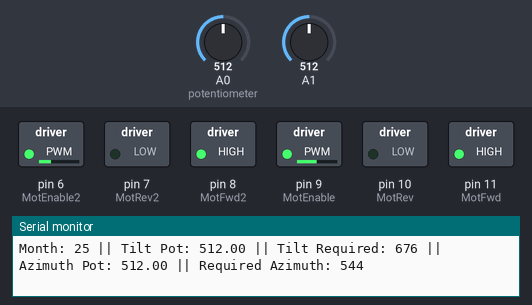
This sketch was run on a simulated Arduino Uno, built with avr-gcc and run on an emulated ATmega328P. Shown: switched loads named in the sketch (green lamp = pin HIGH), the last lines printed to the serial monitor. The test bench sets the inputs (shaded band); at power-on: A0 (potentiometer) = 512, A1 = 512. The local clock reads 2024-03-15 10:24:30 at power-on unless the sketch sets it.

Above: at 1.2 s.
1.3 s: A0 (potentiometer) set to 636
At 2.5 s:
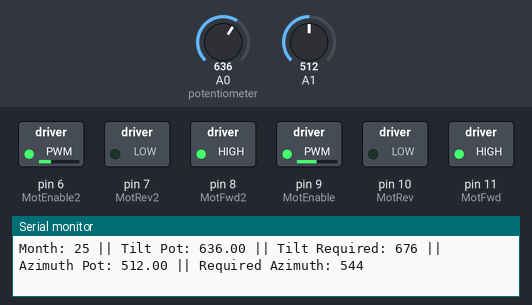
2.9 s: A0 (potentiometer) set to 652
At 5.1 s:
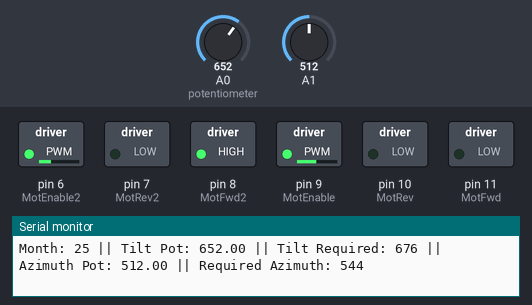
5.4 s: A1 set to 520
At 6.7 s:
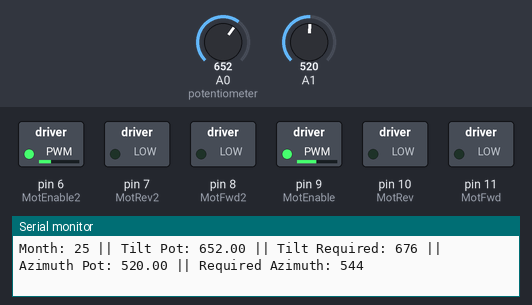
8.4 s: A1 set to 1023
At 9.3 s:
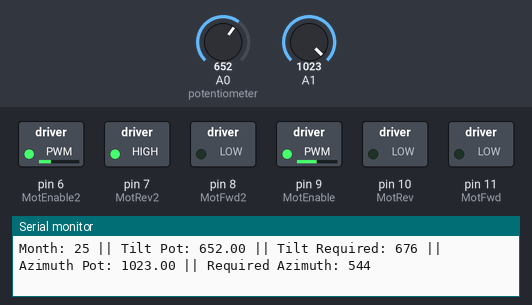
9.9 s: A0 (potentiometer) set to 1023
At 11.0 s:
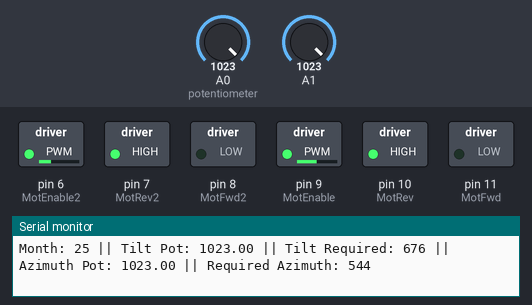
11.4 s: A0 (potentiometer) set to 1007
14.4 s: A0 (potentiometer) set to 991
Timing chart, 0 to 17.4 s (numbered marks = the images above; inputs shaded):
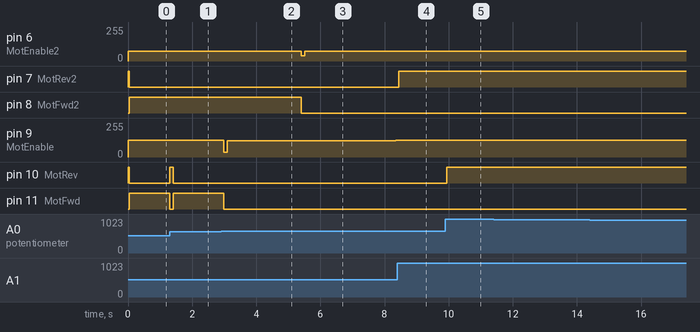

Measured:
- the behaviour switches between 651 and 652 on A0 (potentiometer) (found by bisection; images 1 and 2)
- the behaviour switches between 519 and 520 on A1 (found by bisection; images 2 and 3)
- after the input at 1.3 s, pin 10 (MotRev): LOW → HIGH at once, → LOW 0.11 s later; pin 11 (MotFwd): HIGH → LOW at once, → HIGH 0.11 s later
- after the input at 2.9 s, pin 9 (MotEnable): 125/255 → 37/255 after 0.08 s, → 122/255 0.11 s later, → 123/255 0.84 s later; pin 11 (MotFwd): HIGH → LOW after 0.08 s
- after the input at 5.4 s, pin 6 (MotEnable2): 75/255 → 41/255 at once, → 75/255 0.11 s later; pin 8 (MotFwd2): HIGH → LOW at once
- after the input at 8.4 s, pin 7 (MotRev2): LOW → HIGH after 0.05 s
- after the input at 9.9 s, pin 9 (MotEnable): 124/255 → 125/255 at once; pin 10 (MotRev): LOW → HIGH at once

The sketch:

Sun_tracker_PID_with_angle.ino
```cpp
#include <virtuabotixRTC.h>
#include <PID_v1.h>

#define MotEnable 9
#define MotFwd  11
#define MotRev  10

#define MotEnable2 6
#define MotFwd2  8
#define MotRev2  7

virtuabotixRTC myRTC(5, 4, 3);  //rst-->3 dat-->4 clk-->5

int tolerance=25; //Tolerance for potentiometer

int User_Input = 0;   //For getting tilt angles
int User_Input2 = 0;  //For getting azimuth angles

int RPV = 0;          // setpoint required potentiometer value(tilt)
int RPV2 = 0;         // setpoint required potentiometer value(azimuth)

int month_angle[]={59,46,40,27,19,14,17,25,35,48,55,59};  //tilt angles
int month_angle2[]={10,15,20,25,30,35,45,55,65,70,75,85,90}; //azimuth angles

double kp = 5 , ki = 1 , kd = 0.01;     //pid parameters

double input = 0, output = 0, setpoint = 0;
double input2 = 0, output2 = 0, setpoint2 = 0;

PID myPID(&input, &output, &setpoint, kp, ki, kd, DIRECT);     //PID for tilt
PID myPID2(&input2, &output2, &setpoint2, kp, ki, kd, DIRECT);  //PID for azimuth


void setup() {

  //Motor pins:
  pinMode(MotEnable, OUTPUT);
  pinMode(MotFwd, OUTPUT);
  pinMode(MotRev, OUTPUT);
  pinMode(MotEnable2, OUTPUT);
  pinMode(MotFwd2, OUTPUT);
  pinMode(MotRev2, OUTPUT);

  Serial.begin(9600);  //Opening serial port

  myRTC.setDS1302Time(00, 1, 1,7, 13, 8, 2019);   //Date

  TCCR1B = TCCR1B & 0b11111000 | 1;  // set 31KHz to prevent motor noise

  myPID.SetMode(AUTOMATIC);            //set pid in automatic mode
  myPID.SetSampleTime(1);              // refresh rate of pid controller
  myPID.SetOutputLimits(-125, 125);    // this is the max pwm value to move motor

  myPID2.SetMode(AUTOMATIC);
  myPID2.SetSampleTime(1);
  myPID2.SetOutputLimits(-75, 75);
}

void loop() {
  myRTC.updateTime();   //updating time

  myRTC.month-=1;
  User_Input=month_angle[myRTC.month];     //Tilt angles by month
  User_Input2=month_angle2[myRTC.month];   //Azimuth angles by month

  RPV = map (User_Input, 0, 90, 577, 935);    //Mapping potentiometer value
  RPV2 = map (User_Input2, 0, 90, 300, 700);

  setpoint = RPV;      //Setpoint value
  setpoint2 = RPV2;

  input = analogRead(A0) ;     // data from potentiometer
  input2 = analogRead(A1) ;

  myPID.Compute();     // calculate new output
  myPID2.Compute();

  pwmOut(output);
  pwmOut2(output2);

  if(abs(input-RPV)<tolerance){
    finish();

  }
   if(abs(input2-RPV2)<tolerance){
    finish2();
  }

  Serial.print("Month: ");
  Serial.print(User_Input);
  Serial.print(" || ");
  Serial.print("Tilt Pot: ");
  Serial.print(input);
  Serial.print(" || ");
  Serial.print("Tilt Required: ");
  Serial.print(RPV);
  Serial.print(" || ");
  Serial.print("Azimuth Pot: ");
  Serial.print(input2);
  Serial.print(" || ");
  Serial.print("Required Azimuth: ");
  Serial.println(RPV2);


}
//------Motor Control For Tilt Angles------

void pwmOut(int out) {
  if (out > 0) {
    analogWrite(MotEnable, out);
    forward();
  }
  else {
    analogWrite(MotEnable, abs(out));
    reverse();
  }


}

void forward () {
  digitalWrite(MotFwd, HIGH);
  digitalWrite(MotRev, LOW);

}

void reverse () {
  digitalWrite(MotFwd, LOW);
  digitalWrite(MotRev, HIGH);

}
void finish () {
  digitalWrite(MotFwd, LOW);
  digitalWrite(MotRev, LOW);

}

//------Motor Control For Azimuth Angles------


void pwmOut2(int out2) {
  if (out2 > 0) {
    analogWrite(MotEnable2, out2);
    forward2();
  }
  else {
    analogWrite(MotEnable2, abs(out2));
    reverse2();
  }


}

void forward2 () {
  digitalWrite(MotFwd2, HIGH);
  digitalWrite(MotRev2, LOW);

}

void reverse2() {
  digitalWrite(MotFwd2, LOW);
  digitalWrite(MotRev2, HIGH);

}
void finish2 () {
  digitalWrite(MotFwd2, LOW);
  digitalWrite(MotRev2, LOW);

}
```
